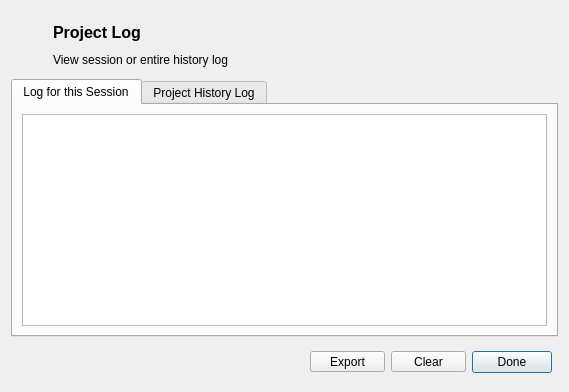
<?xml version="1.0" encoding="UTF-8"?>
<ui version="4.0">
 <class>LogDialog</class>
 <widget class="QDialog" name="LogDialog">
  <property name="geometry">
   <rect>
    <x>0</x>
    <y>0</y>
    <width>569</width>
    <height>392</height>
   </rect>
  </property>
  <property name="windowTitle">
   <string>Project Log</string>
  </property>
  <property name="windowIcon">
   <iconset>
    <normaloff>../../../../../ubeatsicon.ico</normaloff>../../../../../ubeatsicon.ico</iconset>
  </property>
  <layout class="QVBoxLayout" name="verticalLayout">
   <item>
    <widget class="QWidget" name="header" native="true">
     <layout class="QGridLayout" name="gridLayout_2">
      <property name="leftMargin">
       <number>6</number>
      </property>
      <property name="topMargin">
       <number>6</number>
      </property>
      <property name="rightMargin">
       <number>6</number>
      </property>
      <property name="bottomMargin">
       <number>6</number>
      </property>
      <item row="0" column="0">
       <widget class="QLabel" name="title_logo">
        <property name="minimumSize">
         <size>
          <width>30</width>
          <height>30</height>
         </size>
        </property>
        <property name="maximumSize">
         <size>
          <width>30</width>
          <height>30</height>
         </size>
        </property>
        <property name="text">
         <string/>
        </property>
        <property name="pixmap">
         <pixmap resource="../graphics/ubeats.qrc">:/icons/Clipboard-icon.png</pixmap>
        </property>
        <property name="scaledContents">
         <bool>true</bool>
        </property>
       </widget>
      </item>
      <item row="0" column="1">
       <widget class="QLabel" name="title">
        <property name="minimumSize">
         <size>
          <width>0</width>
          <height>30</height>
         </size>
        </property>
        <property name="font">
         <font>
          <pointsize>12</pointsize>
          <weight>75</weight>
          <bold>true</bold>
         </font>
        </property>
        <property name="text">
         <string>Project Log</string>
        </property>
       </widget>
      </item>
      <item row="1" column="1">
       <widget class="QLabel" name="subtitle">
        <property name="text">
         <string>View session or entire history log</string>
        </property>
       </widget>
      </item>
     </layout>
    </widget>
   </item>
   <item>
    <widget class="QTabWidget" name="log_widget">
     <property name="currentIndex">
      <number>0</number>
     </property>
     <widget class="QWidget" name="session_tab">
      <attribute name="title">
       <string>Log for this Session</string>
      </attribute>
      <layout class="QVBoxLayout" name="verticalLayout_2">
       <item>
        <widget class="QPlainTextEdit" name="session_box">
         <property name="minimumSize">
          <size>
           <width>0</width>
           <height>100</height>
          </size>
         </property>
         <property name="documentTitle">
          <string/>
         </property>
         <property name="readOnly">
          <bool>true</bool>
         </property>
         <property name="plainText">
          <string>&lt;none&gt;</string>
         </property>
        </widget>
       </item>
      </layout>
     </widget>
     <widget class="QWidget" name="history_tab">
      <attribute name="title">
       <string>Project History Log</string>
      </attribute>
      <layout class="QVBoxLayout" name="verticalLayout_3">
       <item>
        <widget class="QPlainTextEdit" name="history_box">
         <property name="minimumSize">
          <size>
           <width>0</width>
           <height>100</height>
          </size>
         </property>
         <property name="documentTitle">
          <string/>
         </property>
         <property name="plainText">
          <string>&lt;none&gt;</string>
         </property>
        </widget>
       </item>
      </layout>
     </widget>
    </widget>
   </item>
   <item>
    <widget class="QWidget" name="footer" native="true">
     <property name="minimumSize">
      <size>
       <width>0</width>
       <height>38</height>
      </size>
     </property>
     <property name="maximumSize">
      <size>
       <width>16777215</width>
       <height>38</height>
      </size>
     </property>
     <layout class="QHBoxLayout" name="horizontalLayout_2">
      <property name="leftMargin">
       <number>6</number>
      </property>
      <property name="topMargin">
       <number>6</number>
      </property>
      <property name="rightMargin">
       <number>6</number>
      </property>
      <property name="bottomMargin">
       <number>6</number>
      </property>
      <item>
       <spacer name="horizontalSpacer">
        <property name="orientation">
         <enum>Qt::Horizontal</enum>
        </property>
        <property name="sizeHint" stdset="0">
         <size>
          <width>40</width>
          <height>20</height>
         </size>
        </property>
       </spacer>
      </item>
      <item>
       <widget class="QToolButton" name="export_log">
        <property name="minimumSize">
         <size>
          <width>75</width>
          <height>20</height>
         </size>
        </property>
        <property name="text">
         <string>Export</string>
        </property>
       </widget>
      </item>
      <item>
       <widget class="QToolButton" name="clear_log">
        <property name="minimumSize">
         <size>
          <width>75</width>
          <height>0</height>
         </size>
        </property>
        <property name="text">
         <string>Clear</string>
        </property>
       </widget>
      </item>
      <item>
       <widget class="QPushButton" name="done_button">
        <property name="text">
         <string>Done</string>
        </property>
       </widget>
      </item>
     </layout>
    </widget>
   </item>
  </layout>
 </widget>
 <tabstops>
  <tabstop>log_widget</tabstop>
  <tabstop>session_box</tabstop>
  <tabstop>history_box</tabstop>
  <tabstop>export_log</tabstop>
  <tabstop>clear_log</tabstop>
  <tabstop>done_button</tabstop>
 </tabstops>
 <resources>
  <include location="../graphics/ubeats.qrc"/>
  <include location="graphics/ubeats.qrc"/>
 </resources>
 <connections/>
</ui>
